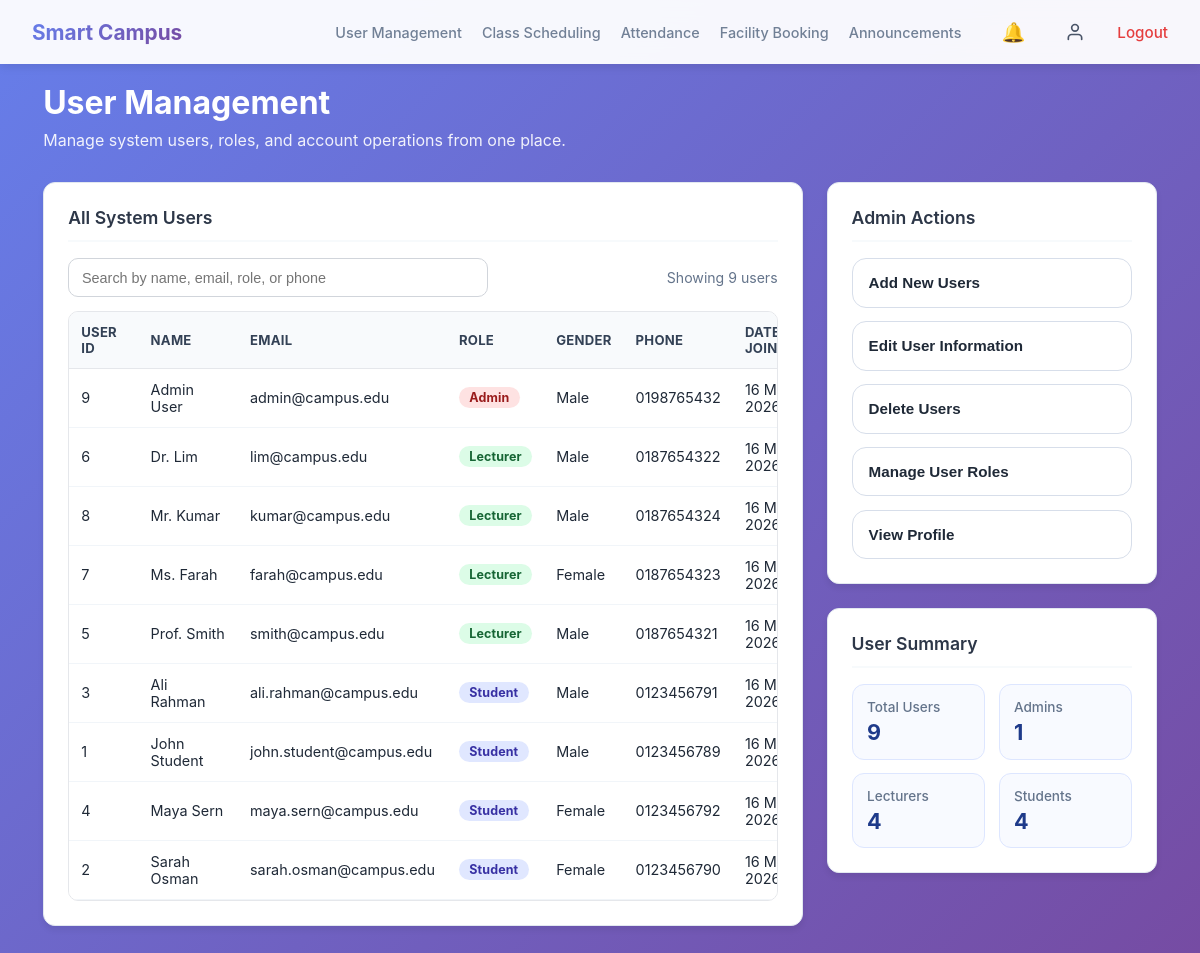
/user-management.php (signed in), run on the app's committed database.
### tables this page shows
CREATE TABLE IF NOT EXISTS users (
    user_id INT AUTO_INCREMENT PRIMARY KEY,
    role_id INT NOT NULL,
    name VARCHAR(100) NOT NULL,
    gender VARCHAR(20),
    phone VARCHAR(30),
    email VARCHAR(120) UNIQUE NOT NULL,
    profile_image VARCHAR(255),
    password_hash VARCHAR(255) NOT NULL,
    date_joined DATETIME DEFAULT CURRENT_TIMESTAMP,
    CONSTRAINT fk_users_role
        FOREIGN KEY (role_id) REFERENCES roles(role_id)
);

CREATE TABLE IF NOT EXISTS roles (
    role_id INT AUTO_INCREMENT PRIMARY KEY,
    role_name VARCHAR(50) NOT NULL UNIQUE,
    role_description VARCHAR(255)
);

### includes/check_session.php (called while the page is built, shortened)
<?php
$user_role = $_SESSION['role'];
?>

### user-management.php (the view, shortened to what this page needs)
<?php
include 'includes/check_session.php';
require_once __DIR__ . '/config/db.php';
$users = [];
$load_error = null;
try {
    $stmt = $pdo->query(
        "SELECT
            u.user_id,
            u.name,
            u.email,
            u.gender,
            u.phone,
            u.date_joined,
            r.role_name
         FROM users u
         INNER JOIN roles r ON u.role_id = r.role_id
         ORDER BY FIELD(r.role_name, 'admin', 'staff', 'student'), u.name ASC"
    );
    $users = $stmt->fetchAll();
} catch (Throwable $e) {
    error_log('User Management load error: ' . $e->getMessage());
    $load_error = 'Unable to load users right now. Please try again later.';
}
$role_counts = [
    'admin' => 0,
    'staff' => 0,
    'student' => 0
];
foreach ($users as $row) {
    $role_key = strtolower((string) ($row['role_name'] ?? ''));
    if (isset($role_counts[$role_key])) {
        $role_counts[$role_key]++;
    }
}
$total_users = count($users);
?>
<!DOCTYPE html>
<html lang="en">
<head>
    <link rel="stylesheet" href="assets/css/header.css?v=<?php echo time(); ?>">
    <link rel="stylesheet" href="assets/css/homepage.css?v=<?php echo time(); ?>">
    <link rel="stylesheet" href="assets/css/user-management.css?v=<?php echo time(); ?>">
</head>
<body>
    <?php include 'includes/header.php'; ?>
    <div class="container">
        <div class="welcome-section">
            <h1>User Management</h1>
            <p>Manage system users, roles, and account operations from one place.</p>
        </div>
        <div class="user-management-layout">
            <div class="main-panel">
                <div class="card users-card">
                    <div class="card-header">All System Users</div>
                    <div class="table-toolbar">
                        <input id="userSearchInput" type="text" placeholder="Search by name, email, role, or phone">
                        <span id="visibleUserCount" class="visible-count"></span>
                    </div>
                    <?php if ($load_error): ?>
                        <div class="table-message error"><?php echo htmlspecialchars($load_error); ?></div>
                    <?php elseif (empty($users)): ?>
                        <div class="table-message">No users found in the system.</div>
                    <?php else: ?>
                        <div class="table-wrapper">
                            <table id="usersTable" class="users-table">
                                <thead>
                                    <tr>
                                        <th>User ID</th>
                                        <th>Name</th>
                                        <th>Email</th>
                                        <th>Role</th>
                                        <th>Gender</th>
                                        <th>Phone</th>
                                        <th>Date Joined</th>
                                    </tr>
                                </thead>
                                <tbody>
                                    <?php foreach ($users as $row): ?>
                                        <?php
                                            $role = strtolower((string) $row['role_name']);
                                            $role_display = $role === 'staff' ? 'Lecturer' : ucfirst($role);
                                            $role_class = 'role-' . preg_replace('/[^a-z0-9_-]/', '', $role);
                                            $joined_date = '';
                                            if (!empty($row['date_joined'])) {
                                                $joined_date = date('d M Y', strtotime((string) $row['date_joined']));
                                            }
                                        ?>
                                        <tr
                                            class="user-row"
                                            data-user-id="<?php echo (int) $row['user_id']; ?>"
                                            data-name="<?php echo htmlspecialchars((string) $row['name']); ?>"
                                            data-email="<?php echo htmlspecialchars((string) $row['email']); ?>"
                                            data-role="<?php echo htmlspecialchars($role); ?>"
                                            data-gender="<?php echo htmlspecialchars((string) ($row['gender'] ?: '')); ?>"
                                            data-phone="<?php echo htmlspecialchars((string) ($row['phone'] ?: '')); ?>"
                                            data-date-joined="<?php echo htmlspecialchars((string) ($row['date_joined'] ?: '')); ?>"
                                        >
                                            <td><?php echo (int) $row['user_id']; ?></td>
                                            <td><?php echo htmlspecialchars((string) $row['name']); ?></td>
                                            <td><?php echo htmlspecialchars((string) $row['email']); ?></td>
                                            <td><span class="role-badge <?php echo htmlspecialchars($role_class); ?>"><?php echo htmlspecialchars($role_display); ?></span></td>
                                            <td><?php echo htmlspecialchars((string) ($row['gender'] ?: '-')); ?></td>
                                            <td><?php echo htmlspecialchars((string) ($row['phone'] ?: '-')); ?></td>
                                            <td><?php echo htmlspecialchars($joined_date); ?></td>
                                        </tr>
                                    <?php endforeach; ?>
                                </tbody>
                            </table>
                        </div>
                    <?php endif; ?>
                </div>
            </div>
            <div class="side-panel">
                <div class="card side-card">
                    <div class="card-header">Admin Actions</div>
                    <div class="action-buttons" id="actionButtons">
                        <button type="button" class="action-btn" data-action="add">Add New Users</button>
                        <button type="button" class="action-btn" data-action="edit">Edit User Information</button>
                        <button type="button" class="action-btn" data-action="delete">Delete Users</button>
                        <button type="button" class="action-btn" data-action="roles">Manage User Roles</button>
                        <button type="button" class="action-btn" data-action="profile">View Profile</button>
                    </div>
                </div>
                <div class="card side-card">
                    <div class="card-header">User Summary</div>
                    <div class="summary-grid">
                        <div class="summary-item">
                            <span class="summary-label">Total Users</span>
                            <span class="summary-value"><?php echo $total_users; ?></span>
                        </div>
                        <div class="summary-item">
                            <span class="summary-label">Admins</span>
                            <span class="summary-value"><?php echo $role_counts['admin']; ?></span>
                        </div>
                        <div class="summary-item">
                            <span class="summary-label">Lecturers</span>
                            <span class="summary-value"><?php echo $role_counts['staff']; ?></span>
                        </div>
                        <div class="summary-item">
                            <span class="summary-label">Students</span>
                            <span class="summary-value"><?php echo $role_counts['student']; ?></span>
                        </div>
                    </div>
                </div>
            </div>
        </div>
    </div>
</body>
</html>

### includes/header.php (shortened to what this page needs)
<?php
$current_role = $user_role ?? ($_SESSION['role'] ?? '');
$is_admin_nav = ($current_role === 'admin');
$default_nav_links = [
    ['href' => 'timetable.php', 'label' => 'Timetable'],
    ['href' => 'attendance.php', 'label' => 'Attendance'],
    ['href' => 'facility-booking.php', 'label' => 'Facility Booking'],
    ['href' => 'announcements.php', 'label' => 'Announcements']
];
$admin_nav_links = [
    ['href' => 'user-management.php', 'label' => 'User Management'],
    ['href' => 'class-scheduling.php', 'label' => 'Class Scheduling'],
    ['href' => 'attendance.php', 'label' => 'Attendance'],
    ['href' => 'facility-booking.php', 'label' => 'Facility Booking'],
    ['href' => 'announcements.php', 'label' => 'Announcements']
];
$nav_links = $is_admin_nav ? $admin_nav_links : $default_nav_links;
?>
<nav class="top-nav">
    <a href="homepage.php" class="logo-link">
        <div class="logo">Smart Campus</div>
    </a>
    <ul class="nav-center<?php echo $is_admin_nav ? ' nav-center-admin' : ''; ?>">
        <?php foreach ($nav_links as $link): ?>
            <li>
                <a href="<?php echo htmlspecialchars($link['href']); ?>"><?php echo htmlspecialchars($link['label']); ?></a>
            </li>
        <?php endforeach; ?>
    </ul>
    <div class="nav-right">
        <div class="nav-item announcements-container">
            <a href="#" class="nav-link" onclick="toggleAnnouncements(event)">
                <span class="bell-icon">🔔</span>
            </a>
        </div>
        <a href="profile.php" class="nav-icon" title="Profile">
            <svg xmlns="http://www.w3.org/2000/svg" width="24" height="24" viewBox="0 0 24 24" fill="none" stroke="currentColor" stroke-width="2" stroke-linecap="round" stroke-linejoin="round">
                <path d="M20 21v-2a4 4 0 0 0-4-4H8a4 4 0 0 0-4 4v2"></path>
                <circle cx="12" cy="7" r="4"></circle>
            </svg>
        </a>
        <a href="auth/logout.php" class="logout-link">Logout</a>
    </div>
</nav>

### assets/css/header.css (style rules this page uses)
* { margin: 0; padding: 0; box-sizing: border-box; }
html { font-family: 'Poppins', -apple-system, BlinkMacSystemFont, 'Segoe UI', sans-serif; scroll-behavior: smooth; }
body { margin: 0; padding: 0; }
.top-nav { background: rgba(255, 255, 255, 0.95); backdrop-filter: blur(10px); padding: 0.75rem 2rem; display: flex; justify-content: space-between; align-items: center; box-shadow: 0 2px 10px rgba(0, 0, 0, 0.1); position: sticky; top: 0; z-index: 100; gap: 2rem; }
.logo-link { text-decoration: none; display: flex; align-items: center; flex-shrink: 0; }
.logo { font-size: 1.3rem; font-weight: 700; background: linear-gradient(135deg, #667eea 0%, #764ba2 100%); -webkit-background-clip: text; -webkit-text-fill-color: transparent; background-clip: text; white-space: nowrap; }
.nav-center { display: flex; gap: 2rem; list-style: none; margin: 0; padding: 0; margin-left: auto; justify-content: flex-end; }
.nav-center li { list-style: none; }
.nav-center a { color: #718096; text-decoration: none; font-weight: 500; font-size: 0.95rem; transition: color 0.3s ease; white-space: nowrap; }
.nav-center-admin { gap: 1.25rem; }
.nav-center-admin a { font-size: 0.9rem; }
.nav-right { display: flex; gap: 1.5rem; align-items: center; flex-shrink: 0; }
.nav-icon { display: flex; align-items: center; justify-content: center; color: #4a5568; text-decoration: none; transition: color 0.3s ease; background: none; border: none; width: auto; height: auto; padding: 0.5rem; cursor: pointer; font-size: inherit; }
.nav-icon svg { width: 20px; height: 20px; }
.nav-link { display: inline-flex; align-items: center; justify-content: center; color: #4a5568; text-decoration: none; padding: 0.5rem; transition: color 0.3s ease; }
.logout-link { color: #e53e3e; text-decoration: none; font-weight: 500; font-size: 0.95rem; transition: color 0.3s ease; white-space: nowrap; }
.announcements-container { position: relative; }
.bell-icon { font-size: 1.2rem; display: inline-block; }

### assets/css/homepage.css (style rules this page uses)
body { font-family: -apple-system, BlinkMacSystemFont, 'Segoe UI', Roboto, Oxygen, Ubuntu, Cantarell, sans-serif; background: linear-gradient(135deg, #667eea 0%, #764ba2 100%); min-height: 100vh; padding-bottom: 40px; }
.container { width: min(1800px, 96vw); margin: 0 auto; padding: clamp(0.85rem, 1.6vw, 2rem); }
.welcome-section { color: white; margin-bottom: 2rem; }
.welcome-section h1 { font-size: 2rem; margin-bottom: 0.5rem; }
.welcome-section p { opacity: 0.9; font-size: 1rem; }
.card { background: white; border-radius: 12px; padding: 1.5rem; box-shadow: 0 4px 6px rgba(0, 0, 0, 0.07); border: 1px solid #e2e8f0; transition: transform 0.2s, box-shadow 0.2s; }
.card-header { font-size: 1.1rem; font-weight: 600; color: #2d3748; margin-bottom: 1rem; padding-bottom: 0.75rem; border-bottom: 2px solid #f7fafc; }

### data on the page
users: user_id "9", name "Admin User", email "admin@campus.edu", role.role_name "Admin", gender "Male", phone "0198765432", date_joined "16…"
users: user_id "6", name "Dr. Lim", email "lim@campus.edu", role.role_name "Lecturer", gender "Male", phone "0187654322", date_joined "16…"
users: user_id "8", name "Mr. Kumar", email "kumar@campus.edu", role.role_name "Lecturer", gender "Male", phone "0187654324", date_joined "16…"
users: user_id "7", name "Ms. Farah", email "farah@campus.edu", role.role_name "Lecturer", gender "Female", phone "0187654323", date_joined "16…"
users: user_id "5", name "Prof. Smith", email "smith@campus.edu", role.role_name "Lecturer", gender "Male", phone "0187654321", date_joined "16…"
users: user_id "3", name "Ali Rahman", email "ali.rahman@campus.edu", role.role_name "Student", gender "Male", phone "0123456791", date_joined "16…"
users: user_id "1", name "John Student", email "john.student@campus.edu", role.role_name "Student", gender "Male", phone "0123456789", date_joined "16…"
users: user_id "4", name "Maya Sern", email "maya.sern@campus.edu", role.role_name "Student", gender "Female", phone "0123456792", date_joined "16…"
users: user_id "2", name "Sarah Osman", email "sarah.osman@campus.edu", role.role_name "Student", gender "Female", phone "0123456790", date_joined "16…"

### other printed values
$link['label'] "User Management"
$link['label'] "Class Scheduling"
$link['label'] "Attendance"
$link['label'] "Facility Booking"
$link['label'] "Announcements"
$total_users "9"
$role_counts['admin'] "1"
$role_counts['staff'] "4"
$role_counts['student'] "4"
